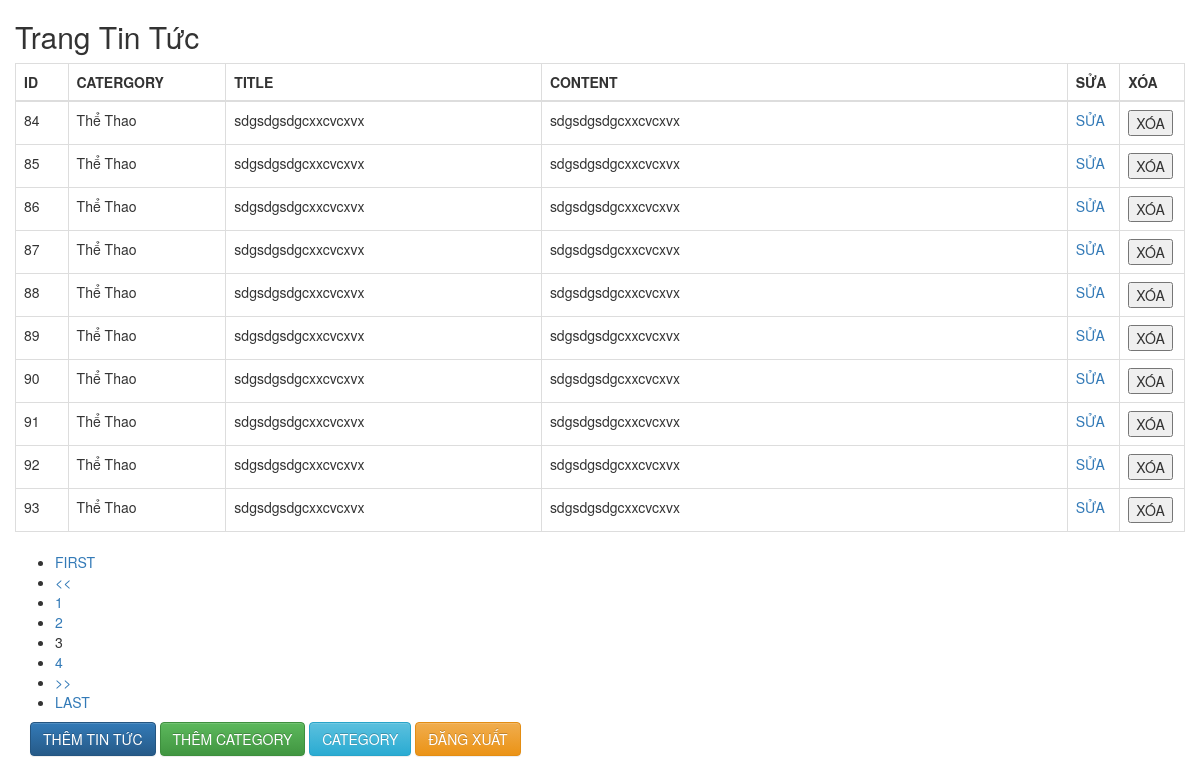
The page /index.php?h=tintuc&action=allnews&page=3 (signed in) on the database its author committed.
### tables this page shows
CREATE TABLE `category` (
  `cateid` int(3) NOT NULL,
  `catename` varchar(50) NOT NULL
);

CREATE TABLE `tintuc` (
  `id` int(11) NOT NULL,
  `caid` int(3) NOT NULL,
  `title` varchar(255) NOT NULL,
  `content` text NOT NULL
);

### controller/tintuccontroller.php (called while the page is built, shortened)
<?php
class tintuc
{
function allnews()
 {
 	require_once PATH.'/models/tintucmodel.php';
 	$result = new tintucMd;
 	$data = $result->alltintuc();
		$countContents = count($data);
		$pageNumbers = ceil(($countContents/10));
		if(isset($_GET['page']))
		{
			$page = $_GET['page'];
		}
		if ($page == 1)
		{
			$limitStart = 0;
		}
		else
		{
			$limitStart = $page*10-10;
		}
		$data = $result->getContentOnPage($limitStart);
 	require_once PATH.'/views/viewalltintuc.php';
 }
}

### models/connect.php (called while the page is built, shortened)
<?php
class connect
{
	private $hostname='localhost';
	private $username='root';
	private $password='';
	private $database='mvc';
	public function __construct()
	{
		$this->con = mysqli_connect($this->hostname,$this->username,$this->password,$this->database);
	}
}
 ?>

### models/tintucmodel.php (called while the page is built, shortened)
<?php
require_once PATH.'/models/connect.php';
class tintucMd extends connect
{
	function getContentOnPage($limitStart)
	{
	$sql = "SELECT * FROM category as c JOIN  tintuc as t ON t.caid = c.cateid LIMIT $limitStart, 10";
	$query = mysqli_query($this->con,$sql);
	return mysqli_fetch_all($query,MYSQLI_ASSOC);
	}
	function alltintuc()
	{
		$sql = "SELECT * FROM category as c JOIN  tintuc as t ON t.caid = c.cateid ";
		$query = mysqli_query($this->con,$sql);
		return mysqli_fetch_all($query,MYSQLI_ASSOC);
	}
}
 ?>

### views/viewalltintuc.php (the view, shortened to what this page needs)
<div class="example">
    <div class="container">
        <div class="row">
            <h2>Trang Tin Tức</h2>
            <div class="table-responsive">
                <table class="table table-bordered">
                    <thead>
                        <tr>
                            <th>ID</th>
                            <th>CATERGORY</th>
                            <th>TITLE</th>
                            <th>CONTENT</th>
                            <th>SỬA</th>
                            <th>XÓA</th>
                        </tr>
                        <?php foreach ($data as $value): ?>
                    </thead>
                            <tr>
                            <td width="50"><?php echo $value['id'];?></td>
                            <td width="150"><?php echo $value['catename'];?></td>
                            <td width="300"><?php echo $value['title'];?></td>
                            <td width="500"><?php echo $value['content'];?></td>
                            <td width="50"><a href="index.php?h=tintuc&action=edittintuc&id=<?php echo $value['id']?>">SỬA</a></td>
                             <td width="50"><button type="submit" onclick="getConfirmation(<?php echo $value['id']?>)">XÓA</button></td>
                            <tr>
                        <?php endforeach; ?>
                </table>
            </div>
            <div class="paging">
                <ul>
                    <?php if (isset($page) && $page != 1): ?>
                    <li><a href="index.php?h=tintuc&action=allnews&page=1">FIRST</a></li>
                    <?php if ($page > 1): ?>
                    <li><a href="index.php?h=tintuc&action=allnews&page=<?php echo $page-1 ?>"><<</a></li>
                    <?php endif; ?>
                    <?php endif; ?>
                    <?php
                    $pageStart = $page-2;
                    $pageEnd = $page+2;
                    if ($pageEnd > $pageNumbers )
                    {
                        $pageEnd = $pageNumbers;
                    }
                    for ($i = $pageStart; $i <= $pageEnd; $i++)
                    {
                        if ($i == $page)
                        {
                            echo "<li class=\"page-active\">$i</li>";
                        }
                        else
                        {
                            echo "<li><a href=\"index.php?h=tintuc&action=allnews&page=$i\">$i</a></li>";
                        }
                    }
                    ?>
                    <?php if ($page != $pageNumbers): ?>
                    <?php if ($page < $pageNumbers): ?>
                    <li><a href="index.php?h=tintuc&action=allnews&page=<?php echo $page+1 ?>">>></a></li>
                    <?php endif; ?>
                    <li><a href="index.php?h=tintuc&action=allnews&page=<?php echo $pageNumbers?>">LAST</a></li>
                    <?php endif; ?>
                </ul>
            </div>
        </div>
        <div>
            <a href="index.php?h=tintuc&action=addtintuc" class="btn btn-primary">THÊM TIN TỨC</a>
            <a href="index.php?h=tintuc&action=addca" class="btn btn-success">THÊM CATEGORY</a>
            <a href="index.php?h=tintuc&action=allcategory" class="btn btn-info">CATEGORY</a>
            <a href="index.php?h=user&action=destroy" class="btn btn-warning">ĐĂNG XUẤT</a>
        </div>
    </div>
</div>

### rows shown on the page
category: tintuc.id "84", catename "Thể Thao", tintuc.title "sdgsdgsdgcxxcvcxvx", tintuc.content "sdgsdgsdgcxxcvcxvx", tintuc.id "85", tintuc.id "86", tintuc.id "87", tintuc.id "88", tintuc.id "89", tintuc.id "90", tintuc.id "91", tintuc.id "92", tintuc.id "93"
